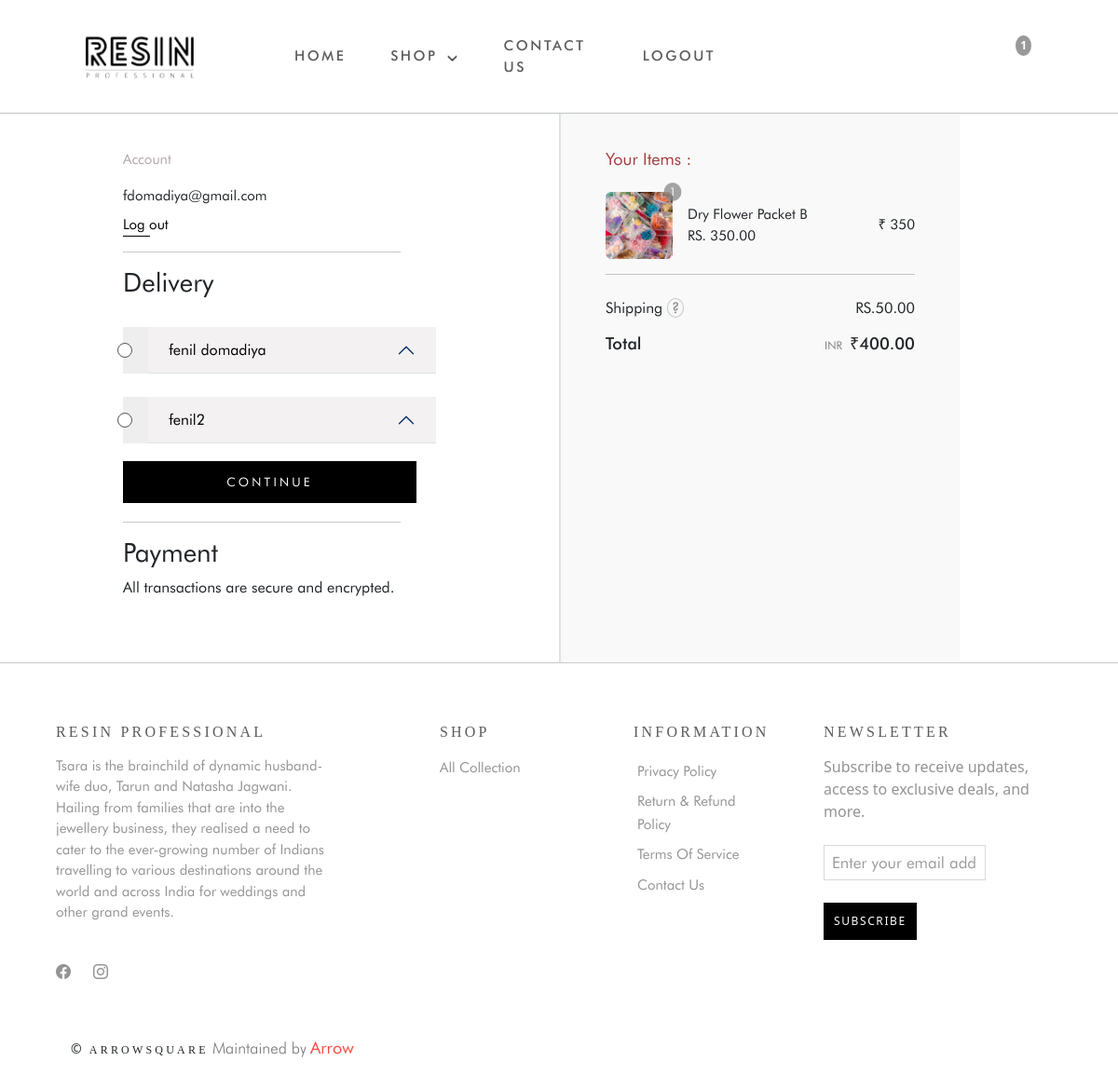
The app's page /checkout/ (signed in) with its own data.
### myapp/models.py (models this page shows, shortened)
class Address(models.Model):
    user = models.ForeignKey(User,on_delete = models.CASCADE)
    fname = models.CharField(max_length=150)
    lname = models.CharField(max_length=150)
    phone = models.CharField(max_length=50)
    address = models.TextField()
    city = models.CharField(max_length=100)
    state = models.CharField(max_length=100)
    zipcode = models.CharField(max_length=8)

class Cart(models.Model):
    user=models.ForeignKey(User,on_delete = models.CASCADE)
    product = models.ForeignKey(AllProduct,on_delete =models.CASCADE)
    quantity = models.PositiveIntegerField(default=1)

class AllProduct(models.Model):
    add_in_best_seller = models.BooleanField(default=False)
    product_img = models.ImageField(upload_to="allproduct_img")
    product_name = models.CharField(max_length=800)
    product_price = models.PositiveIntegerField()
    product_details = models.TextField()
    category_nam = models.ForeignKey(Category,on_delete=models.CASCADE)
    slug = AutoSlugField(populate_from="product_name",unique=True,default=None,null=True)
    extra_img1 = models.ImageField(upload_to="product_view_slider_img/", blank=True, null=True)
    extra_img2 = models.ImageField(upload_to="product_view_slider_img/", blank=True, null=True)
    extra_img3 = models.ImageField(upload_to="product_view_slider_img/", blank=True, null=True)
    extra_img4 = models.ImageField(upload_to="product_view_slider_img/", blank=True, null=True)
    extra_img5 = models.ImageField(upload_to="product_view_slider_img/", blank=True, null=True)

### myapp/views.py (the view)
# urls.py: path("checkout/",checkout,name="checkout"),
def checkout(request):
    if request.user.is_authenticated:
        user = request.user
        totalnumber = len(Cart.objects.filter(user=user))
        cart = Cart.objects.filter(user=user)
        addr = Address.objects.filter(user=user)
        amount = 0
        shipping = 50
        for item in cart:
            subtotal = item.quantity * item.product.product_price
            item.subtotal = subtotal
            amount += subtotal
        shipping += amount
        total = shipping
        total_amount_in_paise = total * 100
    else:
        totalnumber = 0
        return redirect("/login_page")
    con = {
        'totalnumber': totalnumber,
        'cart': cart,
        'addr': addr,
        'total': total,
        'total_amount_in_paise':total_amount_in_paise
    }
    return render(request, "checkout.html", con)

### templates/checkout.html (shortened to what this page needs)
{% extends 'base.html' %}
{% load static %}
{% block body %}
<div class="continer mt-4 px-md-5" id="checkout">
    <div class="row p-md-5 py-0 py-md-0">
        <div class="col-md-6 p-md-5 check-first-column">
            <p class="acc-p mb-3">Account</p>
            <p class="acc-name pb-2 mb-0">fdomadiya@gmail.com</p>
            <a href="\log_out" class="acc-logout text-decoration-none">Log out</a>
            <hr class="checkout-hr">
            <div class="delivery">
                <h3>Delivery</h3>
                <div class="accordion" id="addressAccordion">
                  <form action="{% url 'orders' %}" method="post" id="checkout-form">
                    {% if addr %}
                        {% for address in addr %}
                            <div class="accordion-item">
                                <h2 class="accordion-header p-0" id="address{{ forloop.counter }}">
                                    <div class="radio">
                                        <input class="form-check-input address-select" type="radio" id="address{{forloop.counter}}" value="{{address.id}}" name="custid" required>
                                    </div>
                                    <button class="accordion-button address-accordion border-0 rounded-0" type="button" data-bs-toggle="collapse" data-bs-target="#collapse{{ forloop.counter }}" aria-expanded="true" aria-controls="collapse{{ forloop.counter }}">
                                        {{ address.fname }}
                                    </button>
                                </h2>
                            </div>
                        {% endfor %}
<button type="button" class="text-decoration-none address-btn w-75 my-1" id="rzpButton">Continue</button>
                    {% endif %}
                  </form>
                           <hr class="checkout-hr">
                            <h3>Payment</h3>
                            <p>All transactions are secure and encrypted.</p>
                </div>
            </div>
        </div>
        <div class="col-md-5 check-sec-column p-md-5 py-4 px-4 border-start border-2">
              <h2 class="items-your">Your Items :</h2>
            {% for i in cart %}
            <div class="div-check-flex d-flex align-items-center gap-3 mt-4">
                <div class="img-group position-relative">
                    <img src="{{i.product.product_img.url}}" alt="">
                    <span class="position-absolute badge-number  rounded-circle  start-2 translate-middle bg-badge">
                        {{totalnumber}}
                    </span>
                </div>
                <div>
                <p class="m-0 p-0 check-p-name">{{i.product.product_name}}</p>
                <p class="m-0 p-0 check-p-name">RS. {{i.product.product_price}}.00</p>
                </div>
                <p class="check-p-price ms-auto my-0 p-0">₹ {{i.subtotal}}</p>
            </div>
            {% endfor %}
              <hr>
            <div class="shipping-checkout d-flex mt-5 mt-md-3 py-2">
                <p class="check-ship-p m-0 p-0 pb-1">Shipping  <span class="span-que">?</span><p class="ms-auto m-0 p-0"> RS.50.00</p></p>
            </div>
            <div class="check-total-flex d-flex align-items-center">
                <p class="check-total m-0 p-0 ">Total</p>
                <p class="check-inr ms-auto m-0 p-0"> <span class="me-2">INR</span>₹{{total}}.00 </p>
            </div>
        </div>
    </div>
</div>
<hr class="m-0 p-0">
{% endblock body %}

### records on screen
Address: fname "fenil domadiya"
Address: fname "fenil2"
Cart: product.product_img (picture), quantity "1", product.product_name "Dry Flower Packet B", product.product_price "350", subtotal "350"

### other values on screen
{{ totalnumber }} "1"
{{ total }} "400"
